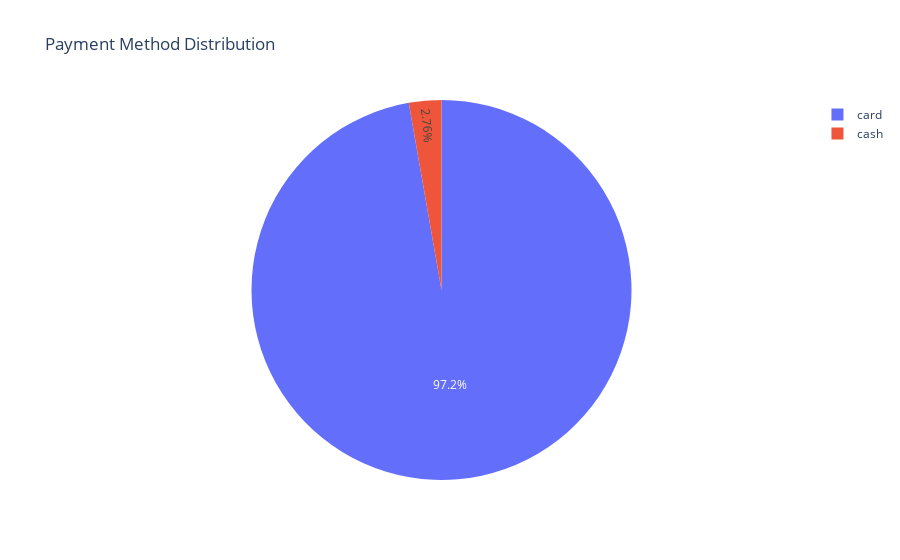

Notebook cell for this chart:
### Code cell
cash_split = df1.groupby("cash_type")["money"].sum().reset_index()
fig = px.pie(cash_split, names="cash_type", values="money", title="Payment Method Distribution")
fig.show()

### Figure 1 — Plotly figure (JSON) as saved in the notebook; plotly's stock layout.template omitted (floating-point values rounded to 4 significant figures)
{"data": [{"domain": {"x": [0, 1], "y": [0, 1]}, "hovertemplate": "cash_type=%{label}<br>money=%{value}<extra></extra>", "labels": ["card", "cash"], "legendgroup": "", "name": "", "showlegend": true, "type": "pie", "values": [112200.0, 3186.0]}], "layout": {"legend": {"tracegroupgap": 0}, "title": {"text": "Payment Method Distribution"}}}
